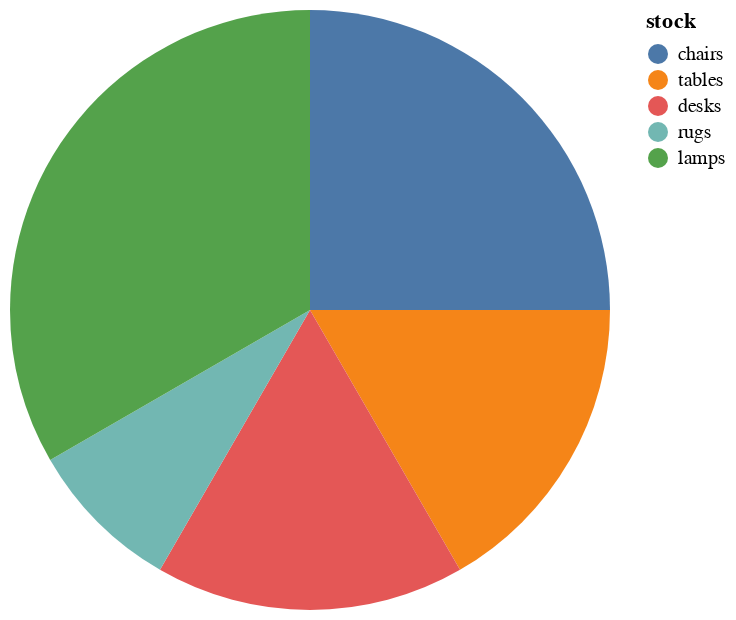

The code cell stored with this chart in its notebook:
### Code cell
df |> @vlplot(:arc, theta=:quantity, color={:stock,scale={domain=["chairs", "tables", "desks", "rugs", "lamps"]}}, view={stroke=nothing}, order=:order)

### Figure 1 — Vega-Lite specification as saved in the notebook (floating-point values rounded to 4 significant figures)
{"data": {"values": [{"order": 1, "quantity": 15, "stock": "chairs"}, {"order": 2, "quantity": 10, "stock": "tables"}, {"order": 3, "quantity": 10, "stock": "desks"}, {"order": 4, "quantity": 5, "stock": "rugs"}, {"order": 5, "quantity": 20, "stock": "lamps"}]}, "encoding": {"color": {"field": "stock", "scale": {"domain": ["chairs", "tables", "desks", "rugs", "lamps"]}, "type": "nominal"}, "order": {"field": "order", "type": "quantitative"}, "theta": {"field": "quantity", "type": "quantitative"}}, "mark": "arc", "view": {"stroke": null}}
